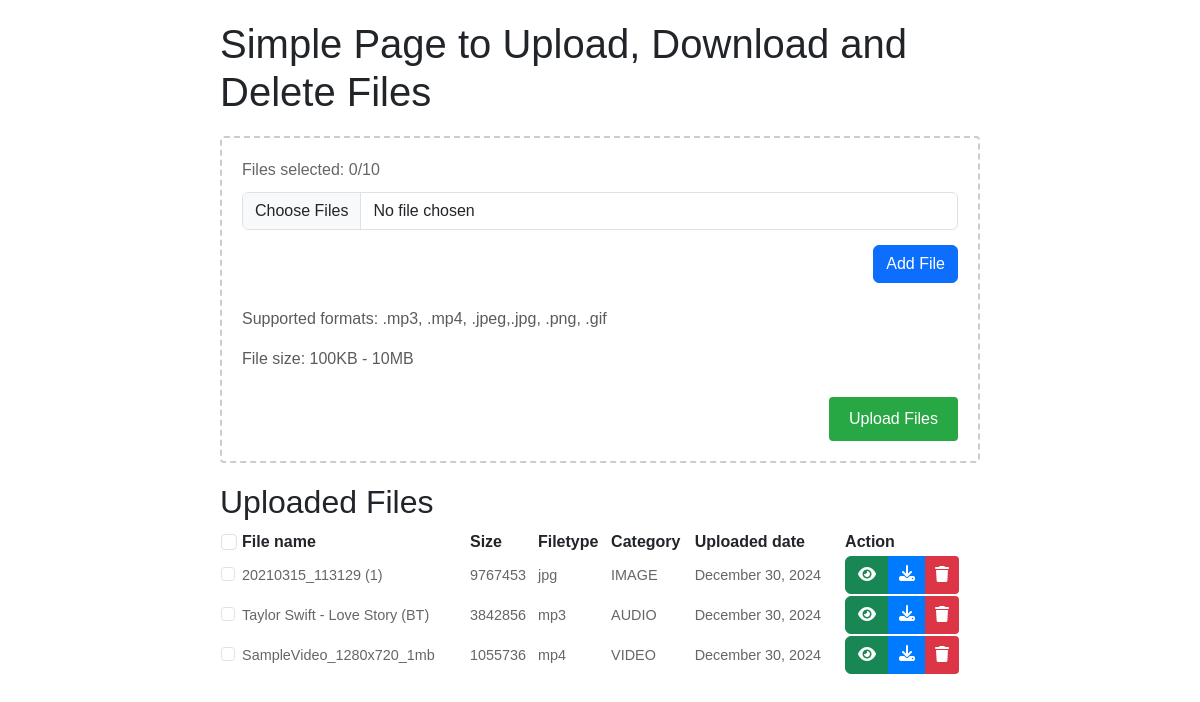
The page / on the database its author committed.
### file_upload/models.py (models this page shows, shortened)
class UploadedFile(models.Model):
    CATEGORY_CHOICES = [
        ('AUDIO', 'Audio'),
        ('VIDEO', 'Video'),
        ('IMAGE', 'Image')
    ]
    file = models.FileField(
        upload_to='uploads/',
        validators=[
            FileExtensionValidator(allowed_extensions=['mp3', 'mp4', 'jpeg', 'png', 'gif', 'jpg']),
            validate_file_size
        ]
    )
    filename = models.CharField(max_length=255, default="Default_Value.png")
    name = models.CharField(max_length=255, default="Default_Value")
    size = models.BigIntegerField(default=10000)  #in bytes
    file_type = models.CharField(max_length=10, default="jpeg")
    upload_date = models.DateTimeField(auto_now_add=True)
    category = models.CharField(max_length=5, choices=CATEGORY_CHOICES, default="IMAGE")

### file_upload/views.py (the view)
# urls.py: path('', views.get_view, name='get_view'),
def get_view(request):
    files = UploadedFile.objects.all().order_by('-upload_date')
    return render(request, 'file_upload/upload.html', {'files': files})

### file_upload/templates/file_upload/upload.html (shortened to what this page needs)
<!DOCTYPE html>
<html>
  <head>
    <link
      rel="stylesheet"
      href="https://cdnjs.cloudflare.com/ajax/libs/font-awesome/6.7.2/css/all.min.css"
    />
    <link
      rel="stylesheet"
      href="https://cdn.jsdelivr.net/npm/bootstrap@5.3.3/dist/css/bootstrap.min.css"
    />
    <link
      rel="stylesheet"
      href="https://cdn.datatables.net/2.1.8/css/dataTables.dataTables.css"
    />
  </head>
  <body>
    <h1>Simple Page to Upload, Download and Delete Files</h1>
    <div class="upload-form">
      <form
        method="post"
        enctype="multipart/form-data"
        action="{% url 'upload_file' %}"
        id="uploadForm"
      >
        <div class="file-counter">
          Files selected: <span id="fileCount">0</span>/10
        </div>
        <div id="fileInputsContainer" class="file-inputs-wrapper"></div>
        <div class="row-justify-end">
          <a
            class="add-file-btn btn btn-primary text-white mb-4"
            onclick="addNewFileInput()"
            >Add File</a
          >
        </div>
        <p class="text-muted">
          Supported formats: .mp3, .mp4, .jpeg,.jpg, .png, .gif
        </p>
        <p class="text-muted">File size: 100KB - 10MB</p>
        <div class="row-justify-end">
          <button type="submit" class="upload-btn" id="submitBtn" disabled>
            Upload Files
          </button>
        </div>
      </form>
    </div>
    <div class="file-list">
      <h2>Uploaded Files</h2>
      <table id="filesTable" class="display" style="width: 100%">
        <thead>
          <tr>
            <th>
              <input
                type="checkbox"
                name="select_all_file"
                class="select_all_file form-check-input"
              />
            </th>
            <th>File name</th>
            <th>Size</th>
            <th>Filetype</th>
            <th>Category</th>
            <th>Uploaded date</th>
            <th>Action</th>
          </tr>
        </thead>
        <tbody>
          {% for file in files %}
              <tr>
                <td>
                  <span class="file-date"
                    ><input
                      type="checkbox"
                      name="select_file"
                      class="select_file form-check-input"
                  /></span>
                </td>
                <td><span class="file-date">{{ file.name }}</span></td>
                <td>
                  <span class="file-date file-size">{{ file.size }}</span>
                </td>
                <td><span class="file-date">{{ file.file_type }}</span></td>
                <td><span class="file-date">{{ file.category }}</span></td>
                <td>
                  <span class="file-date"
                    >{{ file.upload_date|date:"F j, Y" }}</span
                  >
                </td>
                <td>
                  <div class="file-actions">
                    <form
                      method="post"
                      action="{% url 'delete_file' file.id %}"
                      class="btn-group"
                      style="
                        display: flex;
                        justify-content: center;
                        flex-direction: row;
                        flex-wrap: no-wrap;
                      "
                    >
                      <a
                        class="btn btn-success filePreviewToggler"
                        onclick="filePreviewToggler('{{ file.file.url }}','{{ file.file_type }}','{{ file.name }}')"
                        data-bs-toggle="modal"
                        data-bs-target="#filePreviewModal"
                        href="{{ file.file.url }}"
                      >
                        <i class="fa-solid fa-eye"></i>
                      </a>
                      <a
                        href="{{ file.file.url }}"
                        class="download-btn btn"
                        onclick="confirmDownload(event, '{{ file.file.url }}', '{{ file.name }}')"
                      >
                        <i class="fa-solid fa-download"></i>
                      </a>
                      <button
                        type="submit"
                        class="delete-btn btn"
                        onclick="return confirm('Are you sure you want to delete this file?')"
                      >
                        <i class="fa-solid fa-trash"></i>
                      </button>
                    </form>
                  </div>
                </td>
              </tr>
           {% empty %}
          <p>No files uploaded yet.</p>
          {% endfor %}
        </tbody>
      </table>
    </div>
  </body>
</html>

### file_upload/templates/file_upload/upload.html (style rules this page uses)
body { font-family: Arial, sans-serif; max-width: 800px; margin: 0 auto; padding: 20px; }
.file-list { margin-top: 20px; }
.upload-form { margin: 20px 0; padding: 20px; border: 2px dashed #ccc; border-radius: 4px; }
.file-actions { display: flex; gap: 10px; }
.delete-btn { background-color: #dc3545; color: white; border: none; padding: 5px 10px; border-radius: 4px; cursor: pointer; }
.download-btn { background-color: #007bff; color: white; text-decoration: none; padding: 5px 10px; border-radius: 4px; }
.upload-btn { background-color: #28a745; color: white; border: none; padding: 10px 20px; border-radius: 4px; cursor: pointer; margin-top: 10px; }
.file-date { color: #666; font-size: 0.9em; }
.file-inputs-wrapper { margin-bottom: 15px; }
.file-counter { margin-bottom: 10px; color: #666; }
.row-justify-end { display: flex; justify-content: flex-end; }

### rows shown on the page
UploadedFile: name "20210315_113129 (1)", size "9767453", file_type "jpg", category "IMAGE", upload_date "December 30, 2024"
UploadedFile: name "Taylor Swift - Love Story (BT)", size "3842856", file_type "mp3", category "AUDIO", upload_date "December 30, 2024"
UploadedFile: name "SampleVideo_1280x720_1mb", size "1055736", file_type "mp4", category "VIDEO", upload_date "December 30, 2024"
